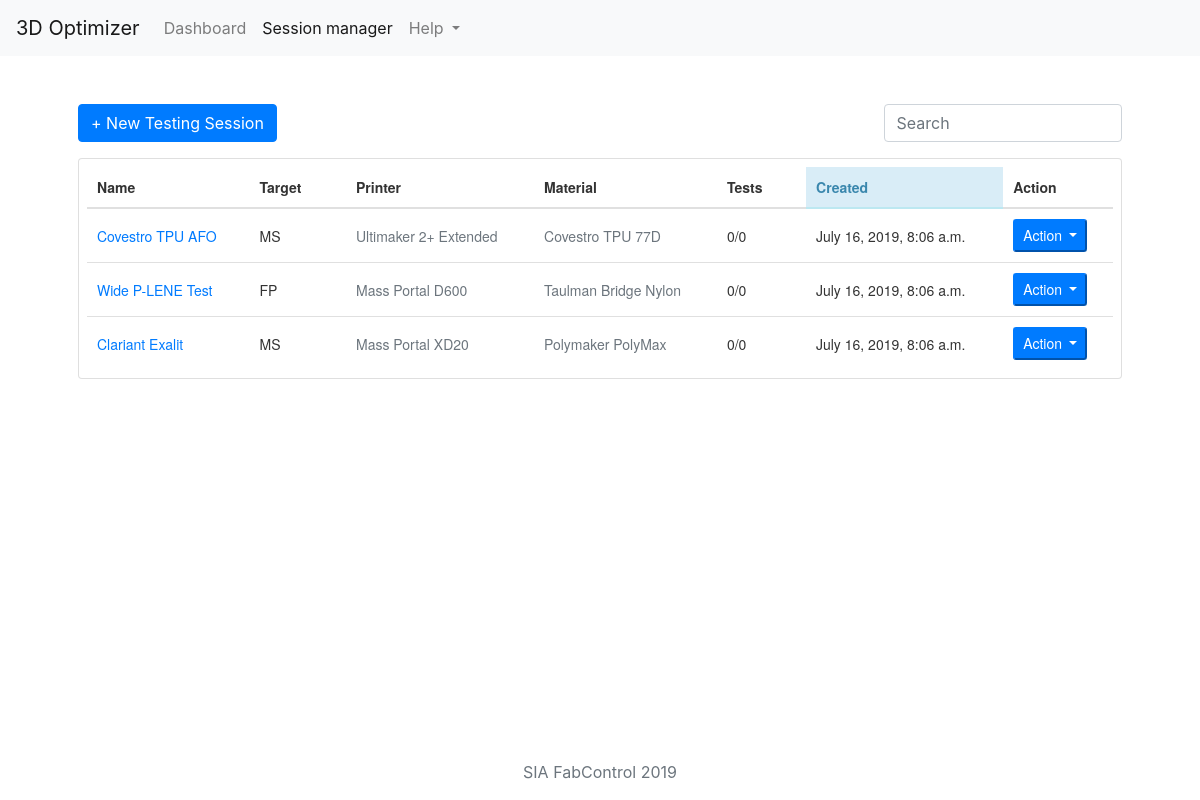
The app's page /sessions/ with its own data.
### session/models.py (models this page shows, shortened)
class Session(models.Model):
    number = models.IntegerField(default=0)
    name = models.CharField(default="Untitled", max_length=20)
    pub_date = models.DateTimeField(default=datetime.now, blank=True)
    TARGET_CHOICES = [("MS", "Mechanical Strength"), ("A", "Aesthetics"), ("FP", "Fast Printing")]
    target = models.CharField(max_length=20, choices=TARGET_CHOICES, default="MS")
    TEST_NUMBER_CHOICES = [("01", "First-layer printing height test"), ("03", "Extrusion temperature test")]
    test_number = models.CharField(max_length=20, choices=TEST_NUMBER_CHOICES, default="01")
    SLICER_CHOICES = [("Prusa", "Slic3r PE"), ("Simplify3D", "Simplify3D"), ("Cura", "Cura")]
    slicer = models.CharField(max_length=20, choices=SLICER_CHOICES, default="Prusa")
    machine = models.ForeignKey(Machine, on_delete=models.SET_NULL, null=True)
    material = models.ForeignKey(Material, on_delete=models.SET_NULL, null=True)

class Machine(models.Model):
    pub_date = models.DateTimeField(default=datetime.now, blank=True)
    model = models.CharField(max_length=30, default="Unknown")
    buildarea_maxdim1 = models.IntegerField(default=0)
    buildarea_maxdim2 = models.IntegerField(default=0)
    FORM_CHOICES = [("elliptic", "Elliptic"), ("cartesian", "Cartesian")]
    form = models.CharField(max_length=20, choices=FORM_CHOICES, default="cartesian")
    TOOL_CHOICES = [("T0", "T0"), ("T1", "T1"), ("T2", "T2")]
    chamber = Chamber(tool=models.CharField(max_length=3, choices=TOOL_CHOICES, default="T0"))

class Material(models.Model):
    size_od = models.DecimalField(default=1.75, max_digits=3, decimal_places=2)
    name = models.CharField(max_length=60)
    pub_date = models.DateTimeField(default=datetime.now, blank=True)

### session/views.py (the view)
# urls.py: path('sessions/', views.SessionListView.as_view(), name="session_manager"),
class SessionListView(generic.ListView):
    template_name = "session/session_manager.html"
    context_object_name = 'sessions'
    def get_queryset(self):
        return Session.objects.order_by('pub_date')

### session/templates/session/session_manager.html (shortened to what this page needs)
{% extends "session/base.html" %}
{% block content %}
{% load static %}
<link rel="stylesheet" href="{% static 'session/css/sortable-theme-bootstrap.css' %}" />
<div class="container p-5">
  <div class="row">
    <div class="col-sm-9"><button type="button" onclick="location.href='{% url 'new_session' %}'" class="btn btn-primary btn">+ New Testing Session</button></div>
    <div class="col-sm-3">
      <div class="md-form mt-0">
        <input class="form-control" type="text" placeholder="Search" aria-label="Search">
      </div>
    </div>
  </div>
  <div class="row pt-3">
    <div class="col-sm-12">
      <div class="card p-2">
        <table class="sortable-theme-bootstrap" data-sortable>
          <thead>
            <tr>
              <th data-sortable="true">Name</th>
              <th data-sortable="true">Target</th>
              <th data-sortable="true">Printer</th>
              <th data-sortable="true">Material</th>
              <th data-sortable="true">Tests</th>
              <th data-sorted="true" data-sortable="true">Created</th>
              <th data-sortable="false">Action</th>
            </tr>
          </thead>
          <tbody>
            {% for session in sessions %}
            <tr>
              <td><a href="{% url 'session_detail' session.number %}">{{ session.name }}</a></td>
              <td>{{ session.target }}</td>
              <td><a class="text-secondary" href="{% url 'machine_detail' session.machine.pk %}">{{ session.machine.model }}</a></td>
              <td><a class="text-secondary" href="{% url 'material_detail' session.material.pk %}">{{ session.material.name }}</a></td>
              <td>0/0</td>
              <td>{{ session.pub_date }}</td>
              <td>
                <div class="dropdown">
                  <button class="btn-sm btn-primary dropdown-toggle" type="button" id="dropdownMenuButton" data-toggle="dropdown" aria-haspopup="true" aria-expanded="false">
                    Action
                  </button>
                </div>
              </td>
            </tr>
            {% endfor %}
          </tbody>
        </table>
      </div>
    </div>
  </div>
</div>
{% endblock %}

### records on screen
Session: name "Covestro TPU AFO", target "MS", machine.model "Ultimaker 2+ Extended", material.name "Covestro TPU 77D", pub_date "July 16, 2019, 8:06 a.m."
Session: name "Wide P-LENE Test", target "FP", machine.model "Mass Portal D600", material.name "Taulman Bridge Nylon", pub_date "July 16, 2019, 8:06 a.m."
Session: name "Clariant Exalit", target "MS", machine.model "Mass Portal XD20", material.name "Polymaker PolyMax", pub_date "July 16, 2019, 8:06 a.m."
